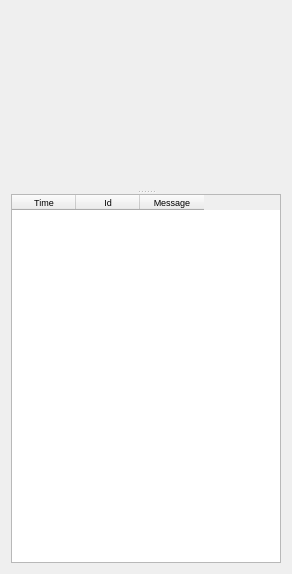
<?xml version="1.0" encoding="UTF-8"?>
<ui version="4.0">
 <class>AnymalStateVisualizer</class>
 <widget class="QWidget" name="AnymalStateVisualizer">
  <property name="geometry">
   <rect>
    <x>0</x>
    <y>0</y>
    <width>292</width>
    <height>574</height>
   </rect>
  </property>
  <property name="windowTitle">
   <string>Anymal State Visualizer</string>
  </property>
  <layout class="QVBoxLayout" name="verticalLayout">
   <item>
    <layout class="QHBoxLayout" name="horizontalLayout_4">
     <item>
      <widget class="battery_widget::BatteryWidget" name="BatteryWidgetContainer" native="true">
       <property name="minimumSize">
        <size>
         <width>120</width>
         <height>42</height>
        </size>
       </property>
       <property name="maximumSize">
        <size>
         <width>120</width>
         <height>42</height>
        </size>
       </property>
      </widget>
     </item>
     <item>
      <spacer name="horizontalSpacer">
       <property name="orientation">
        <enum>Qt::Horizontal</enum>
       </property>
       <property name="sizeHint" stdset="0">
        <size>
         <width>0</width>
         <height>0</height>
        </size>
       </property>
      </spacer>
     </item>
    </layout>
   </item>
   <item>
    <widget class="QSplitter" name="splitter">
     <property name="orientation">
      <enum>Qt::Vertical</enum>
     </property>
     <widget class="QWidget" name="widget_1" native="true">
      <layout class="QHBoxLayout" name="horizontalLayout">
       <property name="leftMargin">
        <number>0</number>
       </property>
       <property name="topMargin">
        <number>0</number>
       </property>
       <property name="rightMargin">
        <number>0</number>
       </property>
       <property name="bottomMargin">
        <number>0</number>
       </property>
       <item>
        <layout class="QHBoxLayout" name="horizontalLayout_2" stretch="0,0,0">
         <item>
          <layout class="QVBoxLayout" name="verticalLayout_3" stretch="1,0">
           <item>
            <layout class="QVBoxLayout" name="RobotContainer"/>
           </item>
           <item>
            <spacer name="verticalSpacer_3">
             <property name="orientation">
              <enum>Qt::Vertical</enum>
             </property>
             <property name="sizeHint" stdset="0">
              <size>
               <width>20</width>
               <height>1</height>
              </size>
             </property>
            </spacer>
           </item>
          </layout>
         </item>
         <item>
          <spacer name="horizontalSpacer_2">
           <property name="orientation">
            <enum>Qt::Horizontal</enum>
           </property>
           <property name="sizeType">
            <enum>QSizePolicy::Fixed</enum>
           </property>
           <property name="sizeHint" stdset="0">
            <size>
             <width>5</width>
             <height>20</height>
            </size>
           </property>
          </spacer>
         </item>
         <item>
          <widget class="QWidget" name="widget_scroll_area" native="true">
           <layout class="QHBoxLayout" name="horizontalLayout_3">
            <property name="leftMargin">
             <number>0</number>
            </property>
            <property name="topMargin">
             <number>0</number>
            </property>
            <property name="rightMargin">
             <number>0</number>
            </property>
            <property name="bottomMargin">
             <number>0</number>
            </property>
            <item>
             <widget class="QScrollArea" name="scrollArea">
              <property name="minimumSize">
               <size>
                <width>0</width>
                <height>0</height>
               </size>
              </property>
              <property name="frameShape">
               <enum>QFrame::NoFrame</enum>
              </property>
              <property name="frameShadow">
               <enum>QFrame::Plain</enum>
              </property>
              <property name="lineWidth">
               <number>0</number>
              </property>
              <property name="widgetResizable">
               <bool>true</bool>
              </property>
              <widget class="QWidget" name="scrollAreaWidgetContents">
               <property name="geometry">
                <rect>
                 <x>0</x>
                 <y>0</y>
                 <width>233</width>
                 <height>142</height>
                </rect>
               </property>
               <layout class="QVBoxLayout" name="verticalLayout_5">
                <property name="leftMargin">
                 <number>0</number>
                </property>
                <property name="topMargin">
                 <number>0</number>
                </property>
                <property name="rightMargin">
                 <number>0</number>
                </property>
                <property name="bottomMargin">
                 <number>0</number>
                </property>
                <item>
                 <layout class="QGridLayout" name="layout_scroll_area">
                  <property name="leftMargin">
                   <number>0</number>
                  </property>
                 </layout>
                </item>
               </layout>
              </widget>
             </widget>
            </item>
           </layout>
          </widget>
         </item>
        </layout>
       </item>
      </layout>
     </widget>
     <widget class="QWidget" name="widget_2" native="true">
      <layout class="QVBoxLayout" name="verticalLayout_4">
       <property name="leftMargin">
        <number>0</number>
       </property>
       <property name="topMargin">
        <number>0</number>
       </property>
       <property name="rightMargin">
        <number>0</number>
       </property>
       <property name="bottomMargin">
        <number>0</number>
       </property>
       <item>
        <widget class="QTableWidget" name="table_notifications">
         <property name="font">
          <font>
           <pointsize>7</pointsize>
          </font>
         </property>
         <attribute name="horizontalHeaderDefaultSectionSize">
          <number>64</number>
         </attribute>
         <attribute name="horizontalHeaderMinimumSectionSize">
          <number>30</number>
         </attribute>
         <attribute name="verticalHeaderDefaultSectionSize">
          <number>18</number>
         </attribute>
         <attribute name="verticalHeaderMinimumSectionSize">
          <number>10</number>
         </attribute>
         <column>
          <property name="text">
           <string>Time</string>
          </property>
          <property name="font">
           <font>
            <pointsize>7</pointsize>
           </font>
          </property>
         </column>
         <column>
          <property name="text">
           <string>Id</string>
          </property>
          <property name="font">
           <font>
            <pointsize>7</pointsize>
           </font>
          </property>
         </column>
         <column>
          <property name="text">
           <string>Message</string>
          </property>
          <property name="font">
           <font>
            <pointsize>7</pointsize>
           </font>
          </property>
         </column>
        </widget>
       </item>
      </layout>
     </widget>
    </widget>
   </item>
  </layout>
 </widget>
 <layoutdefault spacing="6" margin="11"/>
 <customwidgets>
  <customwidget>
   <class>battery_widget::BatteryWidget</class>
   <extends>QWidget</extends>
   <header>battery_widget/BatteryWidget.h</header>
   <container>1</container>
  </customwidget>
 </customwidgets>
 <resources/>
 <connections/>
</ui>
